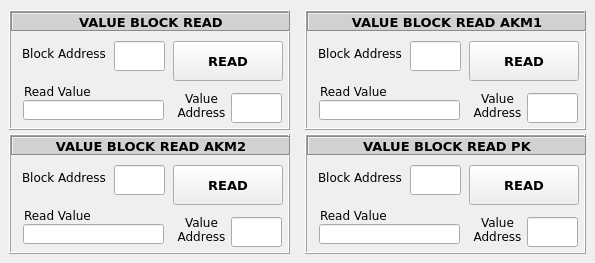
   <widget class="QWidget" name="tbValueBlockRead">
    <attribute name="title">
     <string>ValueBlock Read</string>
    </attribute>
    <widget class="QFrame" name="fmValueBlockRead">
     <property name="geometry">
      <rect>
       <x>9</x>
       <y>10</y>
       <width>281</width>
       <height>120</height>
      </rect>
     </property>
     <property name="autoFillBackground">
      <bool>true</bool>
     </property>
     <property name="frameShape">
      <enum>QFrame::Box</enum>
     </property>
     <property name="frameShadow">
      <enum>QFrame::Raised</enum>
     </property>
     <widget class="QLabel" name="lblHeaderVBBR">
      <property name="geometry">
       <rect>
        <x>2</x>
        <y>2</y>
        <width>280</width>
        <height>20</height>
       </rect>
      </property>
      <property name="font">
       <font>
        <family>Verdana</family>
        <pointsize>10</pointsize>
        <weight>75</weight>
        <bold>true</bold>
       </font>
      </property>
      <property name="autoFillBackground">
       <bool>false</bool>
      </property>
      <property name="styleSheet">
       <string notr="true">background-color: rgb(209, 209, 209);</string>
      </property>
      <property name="frameShape">
       <enum>QFrame::Box</enum>
      </property>
      <property name="frameShadow">
       <enum>QFrame::Sunken</enum>
      </property>
      <property name="text">
       <string>VALUE BLOCK READ</string>
      </property>
      <property name="textFormat">
       <enum>Qt::AutoText</enum>
      </property>
      <property name="alignment">
       <set>Qt::AlignCenter</set>
      </property>
     </widget>
     <widget class="QLabel" name="lblValueBlockAddressBR">
      <property name="geometry">
       <rect>
        <x>13</x>
        <y>35</y>
        <width>90</width>
        <height>16</height>
       </rect>
      </property>
      <property name="font">
       <font>
        <family>Verdana</family>
       </font>
      </property>
      <property name="text">
       <string>Block Address</string>
      </property>
     </widget>
     <widget class="QLineEdit" name="txtValueBlockAddressBR">
      <property name="geometry">
       <rect>
        <x>105</x>
        <y>31</y>
        <width>51</width>
        <height>30</height>
       </rect>
      </property>
      <property name="font">
       <font>
        <family>Verdana</family>
        <pointsize>11</pointsize>
        <weight>75</weight>
        <bold>true</bold>
       </font>
      </property>
      <property name="alignment">
       <set>Qt::AlignCenter</set>
      </property>
     </widget>
     <widget class="QPushButton" name="btnValueBlockRead">
      <property name="geometry">
       <rect>
        <x>164</x>
        <y>31</y>
        <width>110</width>
        <height>40</height>
       </rect>
      </property>
      <property name="font">
       <font>
        <family>Verdana</family>
        <pointsize>10</pointsize>
        <weight>75</weight>
        <bold>true</bold>
       </font>
      </property>
      <property name="text">
       <string>READ</string>
      </property>
     </widget>
     <widget class="QLabel" name="lblReadDataBR">
      <property name="geometry">
       <rect>
        <x>15</x>
        <y>73</y>
        <width>71</width>
        <height>16</height>
       </rect>
      </property>
      <property name="font">
       <font>
        <family>Verdana</family>
       </font>
      </property>
      <property name="text">
       <string>Read Value</string>
      </property>
     </widget>
     <widget class="QLineEdit" name="txtValueReadDataBR">
      <property name="geometry">
       <rect>
        <x>14</x>
        <y>90</y>
        <width>141</width>
        <height>20</height>
       </rect>
      </property>
      <property name="font">
       <font>
        <family>Verdana</family>
        <weight>75</weight>
        <bold>true</bold>
       </font>
      </property>
      <property name="readOnly">
       <bool>true</bool>
      </property>
     </widget>
     <widget class="QLineEdit" name="txtValueAddressBR">
      <property name="geometry">
       <rect>
        <x>222</x>
        <y>83</y>
        <width>51</width>
        <height>30</height>
       </rect>
      </property>
      <property name="font">
       <font>
        <family>Verdana</family>
        <pointsize>11</pointsize>
        <weight>75</weight>
        <bold>true</bold>
       </font>
      </property>
      <property name="alignment">
       <set>Qt::AlignCenter</set>
      </property>
      <property name="readOnly">
       <bool>true</bool>
      </property>
     </widget>
     <widget class="QLabel" name="lblValueAddressBR">
      <property name="geometry">
       <rect>
        <x>167</x>
        <y>80</y>
        <width>51</width>
        <height>31</height>
       </rect>
      </property>
      <property name="font">
       <font>
        <family>Verdana</family>
       </font>
      </property>
      <property name="text">
       <string>Value Address</string>
      </property>
      <property name="alignment">
       <set>Qt::AlignCenter</set>
      </property>
      <property name="wordWrap">
       <bool>true</bool>
      </property>
     </widget>
    </widget>
    <widget class="QFrame" name="fmValueBlockReadAKM1">
     <property name="geometry">
      <rect>
       <x>305</x>
       <y>10</y>
       <width>281</width>
       <height>120</height>
      </rect>
     </property>
     <property name="autoFillBackground">
      <bool>true</bool>
     </property>
     <property name="frameShape">
      <enum>QFrame::Box</enum>
     </property>
     <property name="frameShadow">
      <enum>QFrame::Raised</enum>
     </property>
     <widget class="QLabel" name="lblHeaderVBBRAKM1">
      <property name="geometry">
       <rect>
        <x>2</x>
        <y>2</y>
        <width>280</width>
        <height>20</height>
       </rect>
      </property>
      <property name="font">
       <font>
        <family>Verdana</family>
        <pointsize>10</pointsize>
        <weight>75</weight>
        <bold>true</bold>
       </font>
      </property>
      <property name="autoFillBackground">
       <bool>false</bool>
      </property>
      <property name="styleSheet">
       <string notr="true">background-color: rgb(209, 209, 209);</string>
      </property>
      <property name="frameShape">
       <enum>QFrame::Box</enum>
      </property>
      <property name="frameShadow">
       <enum>QFrame::Sunken</enum>
      </property>
      <property name="text">
       <string>VALUE BLOCK READ AKM1</string>
      </property>
      <property name="textFormat">
       <enum>Qt::AutoText</enum>
      </property>
      <property name="alignment">
       <set>Qt::AlignCenter</set>
      </property>
     </widget>
     <widget class="QLabel" name="lblValueBlockAddressBRAKM1">
      <property name="geometry">
       <rect>
        <x>13</x>
        <y>35</y>
        <width>90</width>
        <height>16</height>
       </rect>
      </property>
      <property name="font">
       <font>
        <family>Verdana</family>
       </font>
      </property>
      <property name="text">
       <string>Block Address</string>
      </property>
     </widget>
     <widget class="QLineEdit" name="txtValueBlockAddressAKM1">
      <property name="geometry">
       <rect>
        <x>105</x>
        <y>31</y>
        <width>51</width>
        <height>30</height>
       </rect>
      </property>
      <property name="font">
       <font>
        <family>Verdana</family>
        <pointsize>11</pointsize>
        <weight>75</weight>
        <bold>true</bold>
       </font>
      </property>
      <property name="alignment">
       <set>Qt::AlignCenter</set>
      </property>
     </widget>
     <widget class="QPushButton" name="btnValueBlockReadAKM1">
      <property name="geometry">
       <rect>
        <x>164</x>
        <y>31</y>
        <width>110</width>
        <height>40</height>
       </rect>
      </property>
      <property name="font">
       <font>
        <family>Verdana</family>
        <pointsize>10</pointsize>
        <weight>75</weight>
        <bold>true</bold>
       </font>
      </property>
      <property name="text">
       <string>READ</string>
      </property>
     </widget>
     <widget class="QLabel" name="lblReadDataBRAKM1">
      <property name="geometry">
       <rect>
        <x>15</x>
        <y>73</y>
        <width>71</width>
        <height>16</height>
       </rect>
      </property>
      <property name="font">
       <font>
        <family>Verdana</family>
       </font>
      </property>
      <property name="text">
       <string>Read Value</string>
      </property>
     </widget>
     <widget class="QLineEdit" name="txtValueReadDataBRAKM1">
      <property name="geometry">
       <rect>
        <x>14</x>
        <y>90</y>
        <width>141</width>
        <height>20</height>
       </rect>
      </property>
      <property name="font">
       <font>
        <family>Verdana</family>
        <weight>75</weight>
        <bold>true</bold>
       </font>
      </property>
      <property name="readOnly">
       <bool>true</bool>
      </property>
     </widget>
     <widget class="QLineEdit" name="txtValueAddressAKM1">
      <property name="geometry">
       <rect>
        <x>222</x>
        <y>83</y>
        <width>51</width>
        <height>30</height>
       </rect>
      </property>
      <property name="font">
       <font>
        <family>Verdana</family>
        <pointsize>11</pointsize>
        <weight>75</weight>
        <bold>true</bold>
       </font>
      </property>
      <property name="alignment">
       <set>Qt::AlignCenter</set>
      </property>
      <property name="readOnly">
       <bool>true</bool>
      </property>
     </widget>
     <widget class="QLabel" name="lblValueAddressAKM1">
      <property name="geometry">
       <rect>
        <x>167</x>
        <y>80</y>
        <width>51</width>
        <height>31</height>
       </rect>
      </property>
      <property name="font">
       <font>
        <family>Verdana</family>
       </font>
      </property>
      <property name="text">
       <string>Value Address</string>
      </property>
      <property name="alignment">
       <set>Qt::AlignCenter</set>
      </property>
      <property name="wordWrap">
       <bool>true</bool>
      </property>
     </widget>
    </widget>
    <widget class="QFrame" name="fmValueBlockReadAKM2">
     <property name="geometry">
      <rect>
       <x>9</x>
       <y>134</y>
       <width>281</width>
       <height>120</height>
      </rect>
     </property>
     <property name="autoFillBackground">
      <bool>true</bool>
     </property>
     <property name="frameShape">
      <enum>QFrame::Box</enum>
     </property>
     <property name="frameShadow">
      <enum>QFrame::Raised</enum>
     </property>
     <widget class="QLabel" name="lblHeaderVBBRAKM2">
      <property name="geometry">
       <rect>
        <x>2</x>
        <y>2</y>
        <width>280</width>
        <height>20</height>
       </rect>
      </property>
      <property name="font">
       <font>
        <family>Verdana</family>
        <pointsize>10</pointsize>
        <weight>75</weight>
        <bold>true</bold>
       </font>
      </property>
      <property name="autoFillBackground">
       <bool>false</bool>
      </property>
      <property name="styleSheet">
       <string notr="true">background-color: rgb(209, 209, 209);</string>
      </property>
      <property name="frameShape">
       <enum>QFrame::Box</enum>
      </property>
      <property name="frameShadow">
       <enum>QFrame::Sunken</enum>
      </property>
      <property name="text">
       <string>VALUE BLOCK READ AKM2</string>
      </property>
      <property name="textFormat">
       <enum>Qt::AutoText</enum>
      </property>
      <property name="alignment">
       <set>Qt::AlignCenter</set>
      </property>
     </widget>
     <widget class="QLabel" name="lblValueBlockAddressBRAKM2">
      <property name="geometry">
       <rect>
        <x>13</x>
        <y>35</y>
        <width>90</width>
        <height>16</height>
       </rect>
      </property>
      <property name="font">
       <font>
        <family>Verdana</family>
       </font>
      </property>
      <property name="text">
       <string>Block Address</string>
      </property>
     </widget>
     <widget class="QLineEdit" name="txtValueBlockAddressAKM2">
      <property name="geometry">
       <rect>
        <x>105</x>
        <y>31</y>
        <width>51</width>
        <height>30</height>
       </rect>
      </property>
      <property name="font">
       <font>
        <family>Verdana</family>
        <pointsize>11</pointsize>
        <weight>75</weight>
        <bold>true</bold>
       </font>
      </property>
      <property name="alignment">
       <set>Qt::AlignCenter</set>
      </property>
     </widget>
     <widget class="QPushButton" name="btnValueBlockReadAKM2">
      <property name="geometry">
       <rect>
        <x>164</x>
        <y>31</y>
        <width>110</width>
        <height>40</height>
       </rect>
      </property>
      <property name="font">
       <font>
        <family>Verdana</family>
        <pointsize>10</pointsize>
        <weight>75</weight>
        <bold>true</bold>
       </font>
      </property>
      <property name="text">
       <string>READ</string>
      </property>
     </widget>
     <widget class="QLabel" name="lblReadDataBRAKM2">
      <property name="geometry">
       <rect>
        <x>15</x>
        <y>73</y>
        <width>71</width>
        <height>16</height>
       </rect>
      </property>
      <property name="font">
       <font>
        <family>Verdana</family>
       </font>
      </property>
      <property name="text">
       <string>Read Value</string>
      </property>
     </widget>
     <widget class="QLineEdit" name="txtValueReadDataBRAKM2">
      <property name="geometry">
       <rect>
        <x>14</x>
        <y>90</y>
        <width>141</width>
        <height>20</height>
       </rect>
      </property>
      <property name="font">
       <font>
        <family>Verdana</family>
        <weight>75</weight>
        <bold>true</bold>
       </font>
      </property>
      <property name="readOnly">
       <bool>true</bool>
      </property>
     </widget>
     <widget class="QLineEdit" name="txtValueAddressAKM2">
      <property name="geometry">
       <rect>
        <x>222</x>
        <y>83</y>
        <width>51</width>
        <height>30</height>
       </rect>
      </property>
      <property name="font">
       <font>
        <family>Verdana</family>
        <pointsize>11</pointsize>
        <weight>75</weight>
        <bold>true</bold>
       </font>
      </property>
      <property name="alignment">
       <set>Qt::AlignCenter</set>
      </property>
      <property name="readOnly">
       <bool>true</bool>
      </property>
     </widget>
     <widget class="QLabel" name="lblValueAddressAKM2">
      <property name="geometry">
       <rect>
        <x>167</x>
        <y>80</y>
        <width>51</width>
        <height>31</height>
       </rect>
      </property>
      <property name="font">
       <font>
        <family>Verdana</family>
       </font>
      </property>
      <property name="text">
       <string>Value Address</string>
      </property>
      <property name="alignment">
       <set>Qt::AlignCenter</set>
      </property>
      <property name="wordWrap">
       <bool>true</bool>
      </property>
     </widget>
    </widget>
    <widget class="QFrame" name="fmValueBlockReadPK">
     <property name="geometry">
      <rect>
       <x>305</x>
       <y>134</y>
       <width>281</width>
       <height>120</height>
      </rect>
     </property>
     <property name="autoFillBackground">
      <bool>true</bool>
     </property>
     <property name="frameShape">
      <enum>QFrame::Box</enum>
     </property>
     <property name="frameShadow">
      <enum>QFrame::Raised</enum>
     </property>
     <widget class="QLabel" name="lblHeaderVBBRPK">
      <property name="geometry">
       <rect>
        <x>2</x>
        <y>2</y>
        <width>280</width>
        <height>20</height>
       </rect>
      </property>
      <property name="font">
       <font>
        <family>Verdana</family>
        <pointsize>10</pointsize>
        <weight>75</weight>
        <bold>true</bold>
       </font>
      </property>
      <property name="autoFillBackground">
       <bool>false</bool>
      </property>
      <property name="styleSheet">
       <string notr="true">background-color: rgb(209, 209, 209);</string>
      </property>
      <property name="frameShape">
       <enum>QFrame::Box</enum>
      </property>
      <property name="frameShadow">
       <enum>QFrame::Sunken</enum>
      </property>
      <property name="text">
       <string>VALUE BLOCK READ PK</string>
      </property>
      <property name="textFormat">
       <enum>Qt::AutoText</enum>
      </property>
      <property name="alignment">
       <set>Qt::AlignCenter</set>
      </property>
     </widget>
     <widget class="QLabel" name="lblValueBlockAddressBRPK">
      <property name="geometry">
       <rect>
        <x>13</x>
        <y>35</y>
        <width>90</width>
        <height>16</height>
       </rect>
      </property>
      <property name="font">
       <font>
        <family>Verdana</family>
       </font>
      </property>
      <property name="text">
       <string>Block Address</string>
      </property>
     </widget>
     <widget class="QLineEdit" name="txtValueBlockAddressPK">
      <property name="geometry">
       <rect>
        <x>105</x>
        <y>31</y>
        <width>51</width>
        <height>30</height>
       </rect>
      </property>
      <property name="font">
       <font>
        <family>Verdana</family>
        <pointsize>11</pointsize>
        <weight>75</weight>
        <bold>true</bold>
       </font>
      </property>
      <property name="alignment">
       <set>Qt::AlignCenter</set>
      </property>
     </widget>
     <widget class="QPushButton" name="btnValueBlockReadPK">
      <property name="geometry">
       <rect>
        <x>164</x>
        <y>31</y>
        <width>110</width>
        <height>40</height>
       </rect>
      </property>
      <property name="font">
       <font>
        <family>Verdana</family>
        <pointsize>10</pointsize>
        <weight>75</weight>
        <bold>true</bold>
       </font>
      </property>
      <property name="text">
       <string>READ</string>
      </property>
     </widget>
     <widget class="QLabel" name="lblReadDataBRPK">
      <property name="geometry">
       <rect>
        <x>15</x>
        <y>73</y>
        <width>71</width>
        <height>16</height>
       </rect>
      </property>
      <property name="font">
       <font>
        <family>Verdana</family>
       </font>
      </property>
      <property name="text">
       <string>Read Value</string>
      </property>
     </widget>
     <widget class="QLineEdit" name="txtValueReadDataBRPK">
      <property name="geometry">
       <rect>
        <x>14</x>
        <y>90</y>
        <width>141</width>
        <height>20</height>
       </rect>
      </property>
      <property name="font">
       <font>
        <family>Verdana</family>
        <weight>75</weight>
        <bold>true</bold>
       </font>
      </property>
      <property name="readOnly">
       <bool>true</bool>
      </property>
     </widget>
     <widget class="QLineEdit" name="txtValueAddressPK">
      <property name="geometry">
       <rect>
        <x>222</x>
        <y>83</y>
        <width>51</width>
        <height>30</height>
       </rect>
      </property>
      <property name="font">
       <font>
        <family>Verdana</family>
        <pointsize>11</pointsize>
        <weight>75</weight>
        <bold>true</bold>
       </font>
      </property>
      <property name="alignment">
       <set>Qt::AlignCenter</set>
      </property>
      <property name="readOnly">
       <bool>true</bool>
      </property>
     </widget>
     <widget class="QLabel" name="lblValueAddressPK">
      <property name="geometry">
       <rect>
        <x>167</x>
        <y>80</y>
        <width>51</width>
        <height>31</height>
       </rect>
      </property>
      <property name="font">
       <font>
        <family>Verdana</family>
       </font>
      </property>
      <property name="text">
       <string>Value Address</string>
      </property>
      <property name="alignment">
       <set>Qt::AlignCenter</set>
      </property>
      <property name="wordWrap">
       <bool>true</bool>
      </property>
     </widget>
    </widget>
   </widget>
